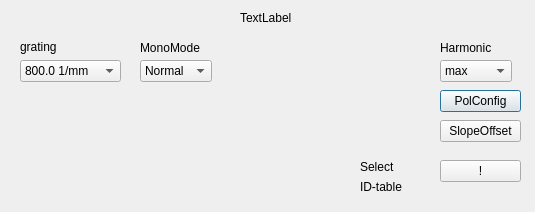
<?xml version="1.0" encoding="UTF-8"?>
<ui version="4.0">
 <class>settings</class>
 <widget class="QDialog" name="settings">
  <property name="geometry">
   <rect>
    <x>0</x>
    <y>0</y>
    <width>535</width>
    <height>212</height>
   </rect>
  </property>
  <property name="windowTitle">
   <string>Dialog</string>
  </property>
  <widget class="QCALabel" name="label">
   <property name="geometry">
    <rect>
     <x>240</x>
     <y>10</y>
     <width>111</width>
     <height>16</height>
    </rect>
   </property>
   <property name="text">
    <string>TextLabel</string>
   </property>
   <property name="pv" stdset="0">
    <string>u411pgm1:MonoName</string>
   </property>
  </widget>
  <widget class="QLabel" name="label_2">
   <property name="geometry">
    <rect>
     <x>20</x>
     <y>40</y>
     <width>59</width>
     <height>14</height>
    </rect>
   </property>
   <property name="text">
    <string>grating</string>
   </property>
  </widget>
  <widget class="QCAComboBox" name="comboBox">
   <property name="geometry">
    <rect>
     <x>20</x>
     <y>60</y>
     <width>101</width>
     <height>22</height>
    </rect>
   </property>
   <property name="pv" stdset="0">
    <string>u411pgm1:SetGratingNo</string>
   </property>
   <item>
    <property name="text">
     <string>800.0 1/mm</string>
    </property>
   </item>
   <item>
    <property name="text">
     <string>1200.0 1/mm</string>
    </property>
   </item>
  </widget>
  <widget class="QLabel" name="label_3">
   <property name="geometry">
    <rect>
     <x>140</x>
     <y>40</y>
     <width>71</width>
     <height>16</height>
    </rect>
   </property>
   <property name="text">
    <string>MonoMode</string>
   </property>
  </widget>
  <widget class="QCAComboBox" name="comboBox_2">
   <property name="geometry">
    <rect>
     <x>140</x>
     <y>60</y>
     <width>72</width>
     <height>22</height>
    </rect>
   </property>
   <property name="pv" stdset="0">
    <string>u411pgm1:SetFormulaMode</string>
   </property>
   <item>
    <property name="text">
     <string>Normal</string>
    </property>
   </item>
   <item>
    <property name="text">
     <string>Fix Cff</string>
    </property>
   </item>
   <item>
    <property name="text">
     <string>Vary Cff</string>
    </property>
   </item>
   <item>
    <property name="text">
     <string>On Blaze</string>
    </property>
   </item>
   <item>
    <property name="text">
     <string>Fix Beta</string>
    </property>
   </item>
   <item>
    <property name="text">
     <string>Mirror Only</string>
    </property>
   </item>
   <item>
    <property name="text">
     <string>Fix Theta</string>
    </property>
   </item>
   <item>
    <property name="text">
     <string>Grating Only</string>
    </property>
   </item>
   <item>
    <property name="text">
     <string>Table</string>
    </property>
   </item>
   <item>
    <property name="text">
     <string>Zero0</string>
    </property>
   </item>
   <item>
    <property name="text">
     <string>U41SGM</string>
    </property>
   </item>
   <item>
    <property name="text">
     <string>U1252SGM1</string>
    </property>
   </item>
  </widget>
  <widget class="QCAComboBox" name="comboBox_3">
   <property name="geometry">
    <rect>
     <x>440</x>
     <y>60</y>
     <width>72</width>
     <height>22</height>
    </rect>
   </property>
   <property name="pv" stdset="0">
    <string>u411pgm1:SelIdHarmonic</string>
   </property>
   <item>
    <property name="text">
     <string>max</string>
    </property>
   </item>
   <item>
    <property name="text">
     <string>auto</string>
    </property>
   </item>
   <item>
    <property name="text">
     <string>1</string>
    </property>
   </item>
   <item>
    <property name="text">
     <string>3</string>
    </property>
   </item>
   <item>
    <property name="text">
     <string>5</string>
    </property>
   </item>
   <item>
    <property name="text">
     <string>7</string>
    </property>
   </item>
  </widget>
  <widget class="QLabel" name="label_4">
   <property name="geometry">
    <rect>
     <x>440</x>
     <y>40</y>
     <width>71</width>
     <height>16</height>
    </rect>
   </property>
   <property name="text">
    <string>Harmonic</string>
   </property>
  </widget>
  <widget class="QPushButton" name="pushButton">
   <property name="geometry">
    <rect>
     <x>440</x>
     <y>90</y>
     <width>81</width>
     <height>22</height>
    </rect>
   </property>
   <property name="text">
    <string>PolConfig</string>
   </property>
  </widget>
  <widget class="QPushButton" name="pushButton_2">
   <property name="geometry">
    <rect>
     <x>440</x>
     <y>120</y>
     <width>81</width>
     <height>22</height>
    </rect>
   </property>
   <property name="text">
    <string>SlopeOffset</string>
   </property>
  </widget>
  <widget class="QLabel" name="label_9">
   <property name="geometry">
    <rect>
     <x>360</x>
     <y>160</y>
     <width>59</width>
     <height>14</height>
    </rect>
   </property>
   <property name="text">
    <string>Select</string>
   </property>
  </widget>
  <widget class="QLabel" name="label_10">
   <property name="geometry">
    <rect>
     <x>360</x>
     <y>180</y>
     <width>59</width>
     <height>14</height>
    </rect>
   </property>
   <property name="text">
    <string>ID-table</string>
   </property>
  </widget>
  <widget class="QPushButton" name="pushButton_3">
   <property name="geometry">
    <rect>
     <x>440</x>
     <y>160</y>
     <width>81</width>
     <height>22</height>
    </rect>
   </property>
   <property name="text">
    <string>!</string>
   </property>
  </widget>
  <widget class="QCAAxis" name="cffAxis" native="true">
   <property name="geometry">
    <rect>
     <x>20</x>
     <y>90</y>
     <width>285</width>
     <height>27</height>
    </rect>
   </property>
   <property name="minimumSize">
    <size>
     <width>100</width>
     <height>10</height>
    </size>
   </property>
   <property name="description" stdset="0">
    <string>CFF Value</string>
   </property>
   <property name="pvReadback" stdset="0">
    <string>u411pgm1:cff</string>
   </property>
   <property name="units" stdset="0">
    <string/>
   </property>
   <property name="pv" stdset="0">
    <string>u411pgm1:SetCff</string>
   </property>
  </widget>
  <widget class="QCAAxis" name="diffAxis_2" native="true">
   <property name="geometry">
    <rect>
     <x>20</x>
     <y>120</y>
     <width>285</width>
     <height>27</height>
    </rect>
   </property>
   <property name="minimumSize">
    <size>
     <width>100</width>
     <height>10</height>
    </size>
   </property>
   <property name="description" stdset="0">
    <string>Diffr. Order</string>
   </property>
   <property name="pvReadback" stdset="0">
    <string>u411pgm1:Order</string>
   </property>
   <property name="units" stdset="0">
    <string/>
   </property>
   <property name="pv" stdset="0">
    <string>u411pgm1:SetOrder</string>
   </property>
  </widget>
  <widget class="QCAAxis" name="holdAxis_3" native="true">
   <property name="geometry">
    <rect>
     <x>20</x>
     <y>160</y>
     <width>285</width>
     <height>27</height>
    </rect>
   </property>
   <property name="minimumSize">
    <size>
     <width>100</width>
     <height>10</height>
    </size>
   </property>
   <property name="description" stdset="0">
    <string>Hold Position Intervall</string>
   </property>
   <property name="pvReadback" stdset="0">
    <string>u411pgm1:PositionTimer</string>
   </property>
   <property name="units" stdset="0">
    <string>s</string>
   </property>
   <property name="pv" stdset="0">
    <string>u411pgm1:SetPositionTimer</string>
   </property>
  </widget>
 </widget>
 <customwidgets>
  <customwidget>
   <class>QCALabel</class>
   <extends>QLabel</extends>
   <header>qcalabel.h</header>
  </customwidget>
  <customwidget>
   <class>QCAAxis</class>
   <extends>QWidget</extends>
   <header>qcaaxis.h</header>
  </customwidget>
  <customwidget>
   <class>QCAComboBox</class>
   <extends>QComboBox</extends>
   <header>qcacombobox.h</header>
  </customwidget>
 </customwidgets>
 <resources/>
 <connections/>
</ui>
